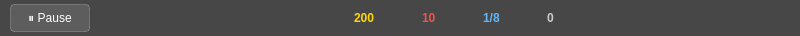
<?xml version="1.0" encoding="UTF-8"?>
<ui version="4.0">
 <class>GameHUD</class>
 <widget class="QWidget" name="GameHUD">
  <property name="geometry">
   <rect>
    <x>0</x>
    <y>0</y>
    <width>800</width>
    <height>36</height>
   </rect>
  </property>
  <property name="styleSheet">
   <string notr="true">QWidget#GameHUD { background-color: rgba(0, 0, 0, 120); }</string>
  </property>
  <layout class="QHBoxLayout" name="rootLayout">
   <property name="leftMargin">
    <number>10</number>
   </property>
   <property name="topMargin">
    <number>4</number>
   </property>
   <property name="rightMargin">
    <number>10</number>
   </property>
   <property name="bottomMargin">
    <number>4</number>
   </property>
   <item>
    <widget class="QPushButton" name="btnPause">
     <property name="minimumSize">
      <size>
       <width>80</width>
       <height>28</height>
      </size>
     </property>
     <property name="cursor">
      <cursorShape>PointingHandCursor</cursorShape>
     </property>
     <property name="styleSheet">
      <string notr="true">QPushButton { background-color: rgba(255,255,255,30); color: white; font-size: 12px; border: 1px solid rgba(255,255,255,50); border-radius: 4px; } QPushButton:hover { background-color: rgba(255,255,255,50); }</string>
     </property>
     <property name="text">
      <string>⏸ Pause</string>
     </property>
    </widget>
   </item>
   <item>
    <spacer name="leftStretch">
     <property name="orientation">
      <enum>Qt::Orientation::Horizontal</enum>
     </property>
     <property name="sizeHint" stdset="0">
      <size>
       <width>20</width>
       <height>20</height>
      </size>
     </property>
    </spacer>
   </item>
   <item>
    <widget class="QLabel" name="iconGold">
     <property name="minimumSize">
      <size>
       <width>16</width>
       <height>16</height>
      </size>
     </property>
     <property name="maximumSize">
      <size>
       <width>16</width>
       <height>16</height>
      </size>
     </property>
     <property name="scaledContents">
      <bool>true</bool>
     </property>
    </widget>
   </item>
   <item>
    <widget class="QLabel" name="lblGold">
     <property name="styleSheet">
      <string notr="true">QLabel { color: #FFD700; font-size: 12px; font-weight: bold; padding: 0 2px; }</string>
     </property>
     <property name="text">
      <string>200</string>
     </property>
    </widget>
   </item>
   <item>
    <spacer name="spacerGoldAfter">
     <property name="orientation">
      <enum>Qt::Orientation::Horizontal</enum>
     </property>
     <property name="sizeType">
      <enum>QSizePolicy::Policy::Fixed</enum>
     </property>
     <property name="sizeHint" stdset="0">
      <size>
       <width>8</width>
       <height>0</height>
      </size>
     </property>
    </spacer>
   </item>
   <item>
    <widget class="QLabel" name="iconLives">
     <property name="minimumSize">
      <size>
       <width>16</width>
       <height>16</height>
      </size>
     </property>
     <property name="maximumSize">
      <size>
       <width>16</width>
       <height>16</height>
      </size>
     </property>
     <property name="scaledContents">
      <bool>true</bool>
     </property>
    </widget>
   </item>
   <item>
    <widget class="QLabel" name="lblLives">
     <property name="styleSheet">
      <string notr="true">QLabel { color: #EF5350; font-size: 12px; font-weight: bold; padding: 0 2px; }</string>
     </property>
     <property name="text">
      <string>10</string>
     </property>
    </widget>
   </item>
   <item>
    <spacer name="spacerLivesAfter">
     <property name="orientation">
      <enum>Qt::Orientation::Horizontal</enum>
     </property>
     <property name="sizeType">
      <enum>QSizePolicy::Policy::Fixed</enum>
     </property>
     <property name="sizeHint" stdset="0">
      <size>
       <width>8</width>
       <height>0</height>
      </size>
     </property>
    </spacer>
   </item>
   <item>
    <widget class="QLabel" name="iconWave">
     <property name="minimumSize">
      <size>
       <width>16</width>
       <height>16</height>
      </size>
     </property>
     <property name="maximumSize">
      <size>
       <width>16</width>
       <height>16</height>
      </size>
     </property>
     <property name="scaledContents">
      <bool>true</bool>
     </property>
    </widget>
   </item>
   <item>
    <widget class="QLabel" name="lblWave">
     <property name="styleSheet">
      <string notr="true">QLabel { color: #64B5F6; font-size: 12px; font-weight: bold; padding: 0 2px; }</string>
     </property>
     <property name="text">
      <string>1/8</string>
     </property>
    </widget>
   </item>
   <item>
    <spacer name="spacerWaveAfter">
     <property name="orientation">
      <enum>Qt::Orientation::Horizontal</enum>
     </property>
     <property name="sizeType">
      <enum>QSizePolicy::Policy::Fixed</enum>
     </property>
     <property name="sizeHint" stdset="0">
      <size>
       <width>8</width>
       <height>0</height>
      </size>
     </property>
    </spacer>
   </item>
   <item>
    <widget class="QLabel" name="iconEnemies">
     <property name="minimumSize">
      <size>
       <width>16</width>
       <height>16</height>
      </size>
     </property>
     <property name="maximumSize">
      <size>
       <width>16</width>
       <height>16</height>
      </size>
     </property>
     <property name="scaledContents">
      <bool>true</bool>
     </property>
    </widget>
   </item>
   <item>
    <widget class="QLabel" name="lblEnemies">
     <property name="styleSheet">
      <string notr="true">QLabel { color: #CCCCCC; font-size: 12px; font-weight: bold; padding: 0 2px; }</string>
     </property>
     <property name="text">
      <string>0</string>
     </property>
    </widget>
   </item>
   <item>
    <spacer name="rightStretch">
     <property name="orientation">
      <enum>Qt::Orientation::Horizontal</enum>
     </property>
     <property name="sizeHint" stdset="0">
      <size>
       <width>20</width>
       <height>20</height>
      </size>
     </property>
    </spacer>
   </item>
  </layout>
 </widget>
 <resources/>
 <connections/>
</ui>
